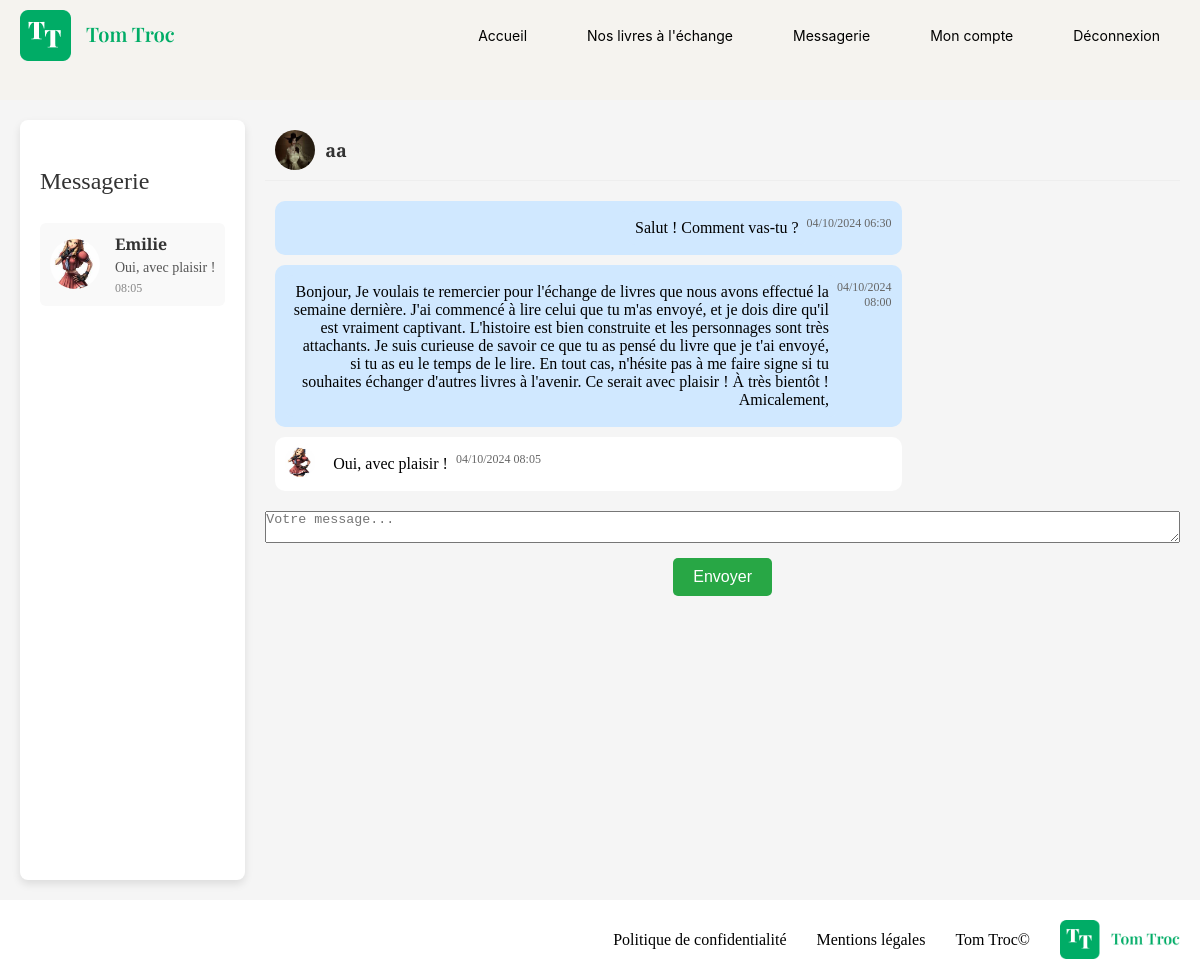
Screenshot of /index.php?action=showMessaging&receiver_id=6 (signed in) with the database file from the repository.
### tables this page shows
CREATE TABLE IF NOT EXISTS `message` (
  `id` int NOT NULL AUTO_INCREMENT,
  `sender_id` int NOT NULL,
  `receiver_id` int NOT NULL,
  `content` text NOT NULL,
  `created_at` timestamp NULL DEFAULT CURRENT_TIMESTAMP,
  `is_read` tinyint(1) DEFAULT '0',
  PRIMARY KEY (`id`),
  KEY `sender_id` (`sender_id`),
  KEY `receiver_id` (`receiver_id`)
);

CREATE TABLE IF NOT EXISTS `user` (
  `id` int NOT NULL AUTO_INCREMENT,
  `username` varchar(100) NOT NULL,
  `email` varchar(100) NOT NULL,
  `password` varchar(255) NOT NULL,
  `profilePicture` varchar(255) NOT NULL,
  `role` enum('user','admin','moderator') DEFAULT 'user',
  `is_active` tinyint(1) DEFAULT '1',
  `created_at` datetime DEFAULT CURRENT_TIMESTAMP,
  `updated_at` datetime DEFAULT CURRENT_TIMESTAMP ON UPDATE CURRENT_TIMESTAMP,
  PRIMARY KEY (`id`)
);

### views/View.php (called while the page is built, shortened)
<?php
class View
{
    public function render(string $viewName, array $params = []): void
    {
        $viewPath = $this->buildViewPath($viewName);
        $description = $this->_renderViewFromTemplate($viewPath, $params);
    }
    private function _renderViewFromTemplate(string $viewPath, array $params = []): string
    {
        if (file_exists($viewPath)) {
            extract($params);
            require($viewPath);
            return ob_get_clean();
        } else {
            throw new Exception("La vue '$viewPath' est introuvable.");
        }
    }
    private function buildViewPath(string $viewName): string
    {
        return TEMPLATE_VIEW_PATH . $viewName . '.php';
    }
}

### controllers/MessageController.php (called while the page is built, shortened)
<?php
class MessageController
{
    public function showMessaging(): void
    {
        $userId = $_SESSION['user']['id'];
        $messageManager = new MessageManager();
        if (isset($_GET['receiver_id'])) {
            $receiverId = (int) $_GET['receiver_id'];
            $receiver = $messageManager->getUserById($receiverId);
            $conversation = $messageManager->getConversationBetweenUsers($userId, $receiverId);
            $receiverName = $receiver['username'];
            $view = new View('Messagerie');
            $view->render('messaging', [
                'messages' => $messageManager->getMessagesByUserId($userId),
                'conversation' => $conversation,
                'receiverId' => $receiverId,
                'receiverName' => $receiverName
            ]);
        } else {
            $messages = $messageManager->getMessagesByUserId($userId);
            $view = new View('Messagerie');
            $view->render('messaging', ['messages' => $messages]);
        }
    }
}

### index.php (called while the page is built, shortened)
<?php
$action = Utils::request('action', 'home');
try {
    $messageController = new MessageController();
    switch ($action) {
        case 'showMessaging':
            $messageController->showMessaging();
            break;
    }
} catch (Exception $e) {
    error_log("Exception capturée : " . $e->getMessage());
    $errorView = new View('Erreur');
    $errorView->render('errorPage', ['errorMessage' => $e->getMessage()]);
}

### models/MessageManager.php (called while the page is built, shortened)
<?php
  class MessageManager extends AbstractEntityManager
{
    public function getMessagesByUserId(int $userId)
    {
        $sql = "SELECT * FROM message WHERE receiver_id = :id";
        $stmt = $this->db->query($sql, ['id' => $userId]);
        $messages = [];
        while ($message = $stmt->fetch()) {
            $messages[] = new Message($message);
        }
        return $messages;
        $messages = [];
        return $messages;
    }
    public function getConversationBetweenUsers(int $userId, int $receiverId): array
    {
        $sql = "
        SELECT
            message.content,
            message.created_at AS message_date,
            message.sender_id,
            user.username,
            user.profilePicture
        FROM
            message
        INNER JOIN
            user
        ON
            message.sender_id = user.id
        WHERE
        (message.sender_id = :userId
            AND message.receiver_id = :receiverId)
        OR (message.sender_id = :receiverId AND message.receiver_id = :userId)
        ORDER BY message.created_at ASC";
        $stmt = $this->db->query($sql, [
            ':userId' => $userId,
            ':receiverId' => $receiverId,
        ]);
        $conversation = [];
        while ($row = $stmt->fetch(PDO::FETCH_ASSOC)) {
            $conversation[] = [
                'content' => $row['content'],
                'createdAt' => $row['message_date'],
                'sender' => [
                    'id' => $row['sender_id'],
                    'username' => $row['username'],
                    'profilePicture' => $row['profilePicture'],
                ]
            ];
        }
        return $conversation;
    }
    public function getUserById(int $id): ?array
    {
        $sql = "SELECT id, username, profilePicture FROM user WHERE id = :id";
        try {
            $stmt = $this->db->query($sql, ['id' => $id]);
            $user = $stmt->fetch(PDO::FETCH_ASSOC);
            return $user ? $user : null;
        } catch (PDOException $e) {
            echo "Erreur dans la requête SQL : " . $e->getMessage();
            return null;
        }
    }
}

### models/DBmanager.php (called while the page is built, shortened)
<?php
class DBManager
{
    private static $instance;
    private $db;
    private function __construct()
    {
        $this->db = new PDO('mysql:host=' . DB_HOST . ';dbname=' . DB_NAME . ';charset=utf8', DB_USER, DB_PASS);
        $this->db->setAttribute(PDO::ATTR_ERRMODE, PDO::ERRMODE_EXCEPTION);
        $this->db->setAttribute(PDO::ATTR_DEFAULT_FETCH_MODE, PDO::FETCH_ASSOC);
    }
    public static function getInstance() : DBManager
    {
        if (!self::$instance) {
            self::$instance = new DBManager();
        }
        return self::$instance;
    }
    public function query(string $sql, ?array $params = null) : PDOStatement
    {
        if ($params == null) {
            $query = $this->db->query($sql);
        } else {
            $query = $this->db->prepare($sql);
            $query->execute($params);
        }
        return $query;
    }
}

### models/AbstractEntity.php (called while the page is built, shortened)
<?php
abstract class AbstractEntity
{
    protected function hydrate(array $data) : void
    {
        foreach ($data as $key => $value) {
            $method = 'set' . str_replace('_', '', ucwords($key, '_'));
        }
    }
}

### models/Message.php (called while the page is built, shortened)
<?php
class Message extends AbstractEntity
{
    protected int $id;
    private int $senderId;
    private ?User $sender;
    private int $receiverId;
    private string $content;
    private DateTime $createdAt;
    public function __construct(array $data = [])
    {
        $userManager = new UserManager();
        if ($this->senderId) {
            $this->sender = $userManager->getUserById($this->senderId);
        }
        if ($this->receiverId) {
            $this->receiver = $userManager->getUserById($this->receiverId);
        }
    }
    public function getId(): int
    {
        return $this->id;
    }
    public function getCreatedAt(): DateTime
    {
        return $this->createdAt;
    }
    public function getContent(): string
    {
        return $this->content;
    }
    public function setId(int $id): void
    {
        $this->id = $id;
    }
    public function setCreatedAt($createdAt): void
    {
        if (is_string($createdAt)) {
            try {
                $this->createdAt = new DateTime($createdAt);
            } catch (Exception $e) {
                var_dump("Erreur de conversion de la date : " . $e->getMessage());
            }
        } elseif ($createdAt instanceof DateTime) {
            $this->createdAt = $createdAt;
        } else {
            throw new InvalidArgumentException("L'argument de setCreatedAt doit être une chaîne ou un objet DateTime.");
        }
    }
    public function setSenderId(int $senderId): void
    {
        $this->senderId = $senderId;
    }
    public function setReceiverId(int $receiverId): void
    {
        $this->receiverId = $receiverId;
    }
    public function setContent(string $content): void
    {
        $this->content = $content;
    }
    public function getSender(): ?User
    {
        return $this->sender;
    }
}

### models/UserManager.php (called while the page is built, shortened)
<?php
class UserManager extends AbstractEntityManager
{
    public function getUserById(int $id): ?User
    {
        try {
            $sql = "SELECT * FROM user WHERE id = :id";
            $result = $this->db->query($sql, [":id" => $id]);
            $user = $result->fetch();
            if ($user) {
                return new User($user);
            } else {
                return null;
            }
        } catch (PDOException $e) {
            throw new Exception("Erreur lors de la recherche de l'utilisateur : " . $e->getMessage());
        }
    }
}

### models/User.php (called while the page is built, shortened)
<?php
class User extends AbstractEntity
{
    protected int $id;
    private string $username;
    private string $profilePicture;
    public function getId(): int
    {
        return $this->id;
    }
    public function getUsername(): string
    {
        return $this->username;
    }
    public function getProfilePicture(): ?string
    {
        return $this->profilePicture ?: "/assets/img/users/profile-default.svg";
    }
    public function setId(int $id): void
    {
        $this->id = $id;
    }
    public function setUsername(string $username): void
    {
        $this->username = $username;
    }
    public function setProfilePicture(?string $profilePicture): void
    {
        $this->profilePicture = $profilePicture;
    }
}

### views/templates/messaging.php (the view, shortened to what this page needs)
<main class="messaging-container">
    <div class="messenger-container">
        <section class="sidebar">
            <h2>Messagerie</h2>
            <a class="conversations">
                <?php if (count($messages) == 0) : ?>
                    <li>Aucune conversation trouvée.</li>
                <?php else : ?>
                    <?php foreach ($messages as $message) : ?>
                        <a href="index.php?action=showMessaging&receiver_id=<?php echo $message->getSender()->getId(); ?>">
                            <li class="conversation" data-message-id="<?= htmlspecialchars($message->getId(), ENT_QUOTES, 'UTF-8') ?>" data-receiver-id="<?= htmlspecialchars($message->getSender()->getId(), ENT_QUOTES, 'UTF-8') ?>">
                                <img src="<?= htmlspecialchars($message->getSender()->getProfilePicture(), ENT_QUOTES, 'UTF-8') ?>" alt="Photo de profil de <?= htmlspecialchars($message->getSender()->getUsername(), ENT_QUOTES, 'UTF-8') ?>">
                                <div class="conversation-info">
                                    <p class="name"><?= htmlspecialchars($message->getSender()->getUsername(), ENT_QUOTES, 'UTF-8') ?></p>
                                    <span class="description"><?= htmlspecialchars($message->getContent(), ENT_QUOTES, 'UTF-8') ?></span>
                                    <span class="timestamp"><?= htmlspecialchars(date('H:i', $message->getCreatedAt()->getTimeStamp()), ENT_QUOTES, 'UTF-8') ?></span>
                                </div>
                            </li>
                        </a>
                    <?php endforeach; ?>
                <?php endif; ?>
        </section>
        <?php if (isset($conversation)) { ?>
            <div class="chat">
                <div class="chat-header">
                    <div class="chat-user-info">
                        <img src="<?= htmlspecialchars($conversation[0]['sender']['profilePicture'], ENT_QUOTES, 'UTF-8') ?>" alt="Photo de profil de <?= htmlspecialchars($conversation[0]['sender']['username'], ENT_QUOTES, 'UTF-8') ?>">
                        <span class="chat-title"><?= htmlspecialchars($conversation[0]['sender']['username'], ENT_QUOTES, 'UTF-8') ?></span>
                    </div>
                </div>
                <div class="messages">
                    <?php foreach ($conversation as $message) : ?>
                        <?php if ($message['sender']['id'] == $_SESSION['user']['id']) : ?>
                            <div class="message sent">
                                <div class="message-content">
                                    <?= htmlspecialchars($message['content'], ENT_QUOTES, 'UTF-8') ?>
                                </div>
                                <div class="message-footer">
                                    <span class="timestamp"><?= htmlspecialchars(date('d/m/Y H:i', strtotime($message['createdAt'])), ENT_QUOTES, 'UTF-8') ?></span>
                                </div>
                            </div>
                        <?php else : ?>
                            <div class="message received">
                                <img src="<?= htmlspecialchars($message['sender']['profilePicture'], ENT_QUOTES, 'UTF-8') ?>" alt="Photo de profil de <?= htmlspecialchars($message['sender']['username'], ENT_QUOTES, 'UTF-8') ?>">
                                <div class="message-content">
                                    <?= htmlspecialchars($message['content'], ENT_QUOTES, 'UTF-8') ?>
                                </div>
                                <div class="message-footer">
                                    <span class="timestamp"><?= htmlspecialchars(date('d/m/Y H:i', strtotime($message['createdAt'])), ENT_QUOTES, 'UTF-8') ?></span>
                                </div>
                            </div>
                        <?php endif; ?>
                    <?php endforeach; ?>
                </div>
                <div class="chat-input">
                <form action="sendMessage.php" method="post">
                    <textarea name="content" placeholder="Votre message..."></textarea>
                    <button type="submit">Envoyer</button>
                </form>
            </div>
            </div>
        <?php } ?>
    </div>
</main>

### rows the page displays
message: user.profilePicture (picture), content "Oui, avec plaisir !", created_at "08:05"
user: username "Emilie", profilePicture (picture), content "Oui, avec plaisir !", createdAt "04/10/2024 08:05"
message: content "Salut ! Comment vas-tu ?", created_at "04/10/2024 06:30"

### other values shown
$conversation[0]['sender']['username'] "aa"
date('d/m/Y H:i', strtotime($message['createdAt'])) "04/10/2024 08:00"
